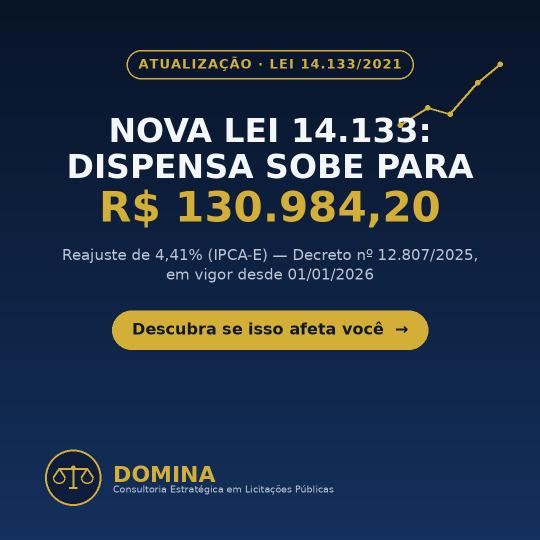
#> input picture images/post-2026-09-17-dispensa-14133.png, 1080 x 1080 px, given in place of logo_domina.png, which was not available (shown at 1/2 size)
$ python gen_post_18h_1013.py
#> lines starting #> are read from the running program, lines starting #| are printed output that depends on the picture; pictures that were not available may be replaced by others from this repository, and a replacement may not be noted
#!/usr/bin/env python3
# -*- coding: utf-8 -*-
"""Post 18h 2026-10-13: licitacao exclusiva para ME/EPP até R$80 mil
(art. 48, I, LC 123/2006, aplicado via art. 4o da Lei 14.133/2021).
Angulo comercial/leve: empresa pequena tem prioridade legal em compras
publicas de menor valor - oportunidade que muita empresa nao conhece.
CTA direto para contratar a Domina.

Paleta: azul marinho solido (oposta ao post das 9h de hoje, que foi
branco gelo). Layout variado: logo no topo ESQUERDO (nos ultimos posts
estava no topo direito), badge no topo DIREITO, titulo em formato de
ESTATISTICA GRANDE centralizada (R$ 80 MIL em destaque), fileira
horizontal de 3 recursos com marcador - nao repete a timeline vertical
de hoje de manha nem o bloco MITO/VERDADE alinhado a esquerda de dois
dias atras.
"""
from PIL import Image, ImageDraw, ImageFont

W = H = 1080

NAVY = (12, 22, 46)
WHITE = (247, 246, 240)
SUBTITLE = (164, 177, 203)
GOLD = (212, 175, 55)
GOLD_DARK_TEXT = (24, 20, 4)
LINE = (54, 68, 100)

FONT_DIR = "/usr/share/fonts/truetype/dejavu/"
def F(size):
    return ImageFont.truetype(FONT_DIR + "DejaVuSans-Bold.ttf", size)
def FR(size):
    return ImageFont.truetype(FONT_DIR + "DejaVuSans.ttf", size)

img = Image.new("RGB", (W, H), NAVY)
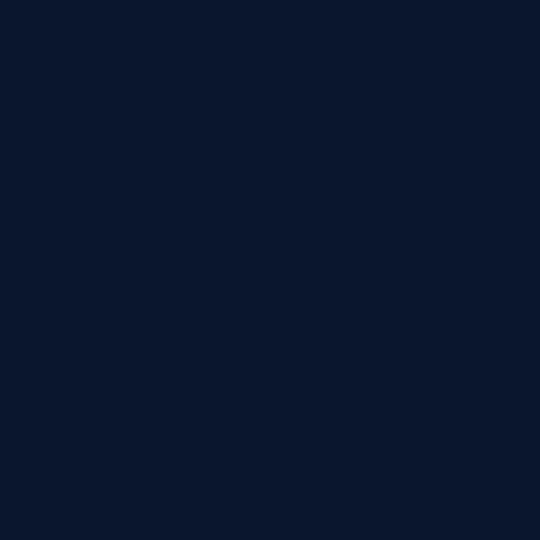
#> img: PIL image 1080x1080 RGB (shown at 1/2 size); mean R, G, B 12, 22, 46
d = ImageDraw.Draw(img)
MARGIN = 72

def text_w(s, font):
    bbox = d.textbbox((0, 0), s, font=font)
    return bbox[2] - bbox[0]

def wrap(text, font, max_w):
    words = text.split(" ")
    lines, cur = [], ""
    for w_ in words:
        trial = (cur + " " + w_).strip()
        if text_w(trial, font) <= max_w:
            cur = trial
        else:
            if cur:
                lines.append(cur)
            cur = w_
    if cur:
        lines.append(cur)
    return lines

def center_text(y, text, font, fill):
    tw = text_w(text, font)
    d.text(((W - tw) / 2, y), text, font=font, fill=fill)

def rounded_pill(xy, radius, fill=None, outline=None, width=2):
    d.rounded_rectangle(xy, radius=radius, fill=fill, outline=outline, width=width)

# --- logo, top-left ---
logo = Image.open("/home/user/domina-posts/logo_domina.png").convert("RGBA")
logo_size = 105
logo = logo.resize((logo_size, logo_size), Image.LANCZOS)
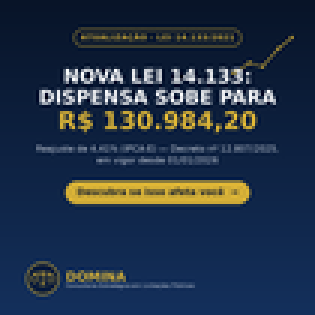
#> logo: PIL image 105x105 RGBA (shown 3 times larger); mean R, G, B, A 34.6, 50, 70.9, 255
img.paste(logo, (MARGIN, 54), logo)

# --- badge pill, top-right ---
badge_font = F(22)
badge_text = "LC 123/2006 · ART. 48"
tw = text_w(badge_text, badge_font)
#> in text_w, `bbox = d.textbbox((0, 0), s, font=font)`: bbox = (0, 5, 268, 23)
#> tw = 268
pad_x, pad_y = 22, 12
bx1, by0 = W - MARGIN, 72
bx0 = bx1 - (tw + pad_x * 2)
#> bx0 = 696
by1 = by0 + 22 + pad_y * 2
rounded_pill((bx0, by0, bx1, by1), radius=(by1 - by0) // 2, outline=GOLD, width=2)
d.text((bx0 + pad_x, by0 + pad_y - 1), badge_text, font=badge_font, fill=GOLD)

# --- eyebrow, centered ---
eyebrow_font = F(26)
eyebrow = "COMPRAS PÚBLICAS ATÉ"
ey = 218
center_text(ey, eyebrow, eyebrow_font, SUBTITLE)
#> in center_text, `tw = text_w(text, font)`: tw = 361

# --- big stat, centered ---
stat_font = F(142)
stat_text = "R$ 80 MIL"
sy = ey + 54
center_text(sy, stat_text, stat_font, GOLD)

# --- stat caption, centered ---
cap_font = F(40)
cap_lines = ["SÃO SÓ PARA", "EMPRESA PEQUENA."]
cy = sy + 162
for line in cap_lines:
    center_text(cy, line, cap_font, WHITE)
    cy += 52
#> this loop made 2 passes
#> tw in center_text on passes 1 to 2: 303, 459

# --- subtitle, centered ---
sub_font = FR(26)
subtitle = "A lei reserva essas disputas para micro e pequenas empresas — sem concorrer com as grandes. Muita empresa nem sabe que já pode entrar nelas."
sub_lines = wrap(subtitle, sub_font, 820)
#> the loop in wrap, `for w_ in words:` made 25 passes
#> (trial, bbox in text_w, cur) on passes 2 to 7: ('A lei', (0, 5, 56, 25), 'A lei'), ('A lei reserva', (0, 5, 162, 25), 'A lei reserva'), ('A lei reserva essas', (0, 5, 243, 25), 'A lei reserva essas'), ('A lei reserva essas disputas', (0, 5, 361, 30), 'A lei reserva essas disputas'), ('A lei reserva essas disputas para', (0, 5, 429, 30), 'A lei reserva essas disputas para'), ('A lei reserva essas disputas para micro', (0, 5, 510, 30), 'A lei reserva essas disputas para micro')
#> (bbox in text_w, cur) on passes 1, 12, 22: ((0, 6, 18, 25), 'A'), ((0, 11, 89, 25), '— sem'), ((0, 4, 80, 30), 'que já')
#> after the loop in wrap, `for w_ in words:`: lines = 2 items
#> sub_lines = 3 items
suby = cy + 28
for line in sub_lines:
    center_text(suby, line, sub_font, SUBTITLE)
    suby += 34
#> this loop made 3 passes
#> (tw in center_text, suby) on passes 1 to 2: (805, 600), (784, 634)
#> (line, tw in center_text, suby) on pass 3: ('que já pode entrar nelas.', 328, 668)
#> after the loop, suby = 668

# --- divider ---
dy = suby + 20
#> dy = 688
d.line([(MARGIN, dy), (W - MARGIN, dy)], fill=LINE, width=2)

# --- 3 features, horizontal row ---
features = [
    "Disputa exclusiva ME/EPP até R$ 80 mil",
    "Cota de até 25% do objeto reservada",
    "Subcontratação de ME/EPP garantida",
]
label_font = F(22)
col_w = (W - 2 * MARGIN) / 3
col_pad = 22
fy = dy + 40
#> fy = 728
for i, feat in enumerate(features):
    cx = MARGIN + col_w * i + col_w / 2
    lines = wrap(feat, label_font, col_w - 2 * col_pad)
    d.text((cx - 10, fy - 8), "•", font=F(30), fill=GOLD)
    yy = fy + 10
    for ln in lines:
        lw = text_w(ln, label_font)
        d.text((cx - lw / 2, yy), ln, font=label_font, fill=WHITE)
        yy += 30
    if i < 2:
        sep_x = MARGIN + col_w * (i + 1)
        d.line([(sep_x, fy - 6), (sep_x, fy + 78)], fill=LINE, width=2)
#> this loop made 3 passes
#> sep_x on passes 1 to 2: 384, 696

# --- CTA pill, centered, bottom ---
cta_font = F(29)
cta_text = "Fale com a Domina no direct  →"
tw3 = text_w(cta_text, cta_font)
#> tw3 = 510
pad_x3, pad_y3 = 38, 21
cy1 = H - 80
cy0 = cy1 - (24 + pad_y3 * 2)
cx0 = (W - (tw3 + pad_x3 * 2)) / 2
#> cx0 = 247
cx1 = cx0 + tw3 + pad_x3 * 2
#> cx1 = 833
rounded_pill((cx0, cy0, cx1, cy1), radius=(cy1 - cy0) // 2, fill=GOLD)
d.text((cx0 + pad_x3, cy0 + pad_y3 - 2), cta_text, font=cta_font, fill=GOLD_DARK_TEXT)

out_path = "/home/user/domina-posts/images/post-2026-10-13-18h-licitacao-exclusiva-me-epp-art48.png"
img.save(out_path)
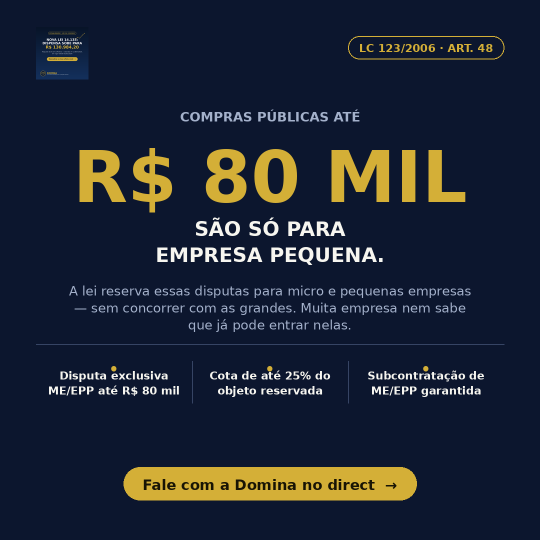
#> saved as post-2026-10-13-18h-licitacao-exclusiva-me-epp-art48.png: PIL image 1080x1080 RGB (shown at 1/2 size); mean R, G, B 30.8, 37.6, 51.7
print("saved", out_path, img.size)
#| saved /home/user/domina-posts/images/post-2026-10-13-18h-licitacao-exclusiva-me-epp-art48.png (1080, 1080)

$ run again, on images/post-2026-09-18-habilitacao-1.png
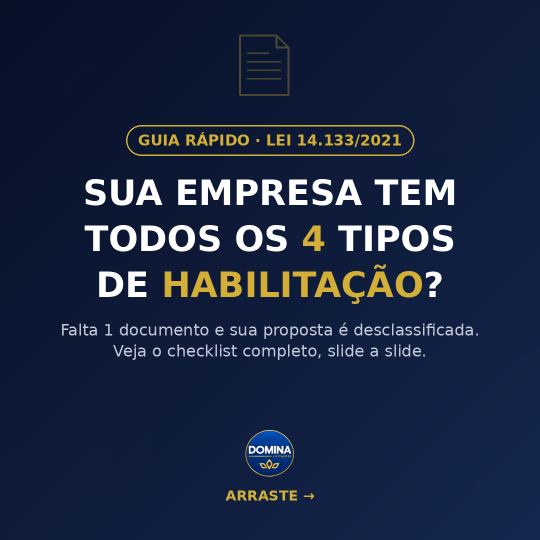
#> input picture images/post-2026-09-18-habilitacao-1.png, 1080 x 1080 px, given in place of logo_domina.png, which was not available (shown at 1/2 size)
#> `logo = logo.resize((logo_size, logo_size), Image.LANCZOS)`:
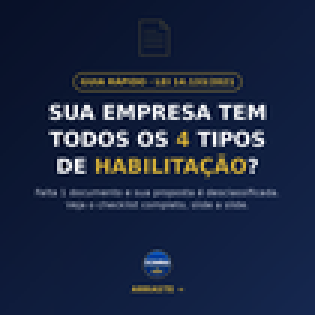
#> logo: PIL image 105x105 RGBA (shown 3 times larger); mean R, G, B, A 28, 39.4, 65.7, 255
#> bbox = (0, 5, 268, 23)
#> `tw = text_w(badge_text, badge_font)`: tw = 268
#> bx0 = 696
#> in center_text, `tw = text_w(text, font)`: tw = 361
#> the loop `for line in cap_lines:` made 2 passes
#> tw in center_text on passes 1 to 2: 303, 459
#> the loop in wrap, `for w_ in words:` made 25 passes
#> (trial, bbox in text_w, cur) on passes 2 to 5: ('A lei', (0, 5, 56, 25), 'A lei'), ('A lei reserva', (0, 5, 162, 25), 'A lei reserva'), ('A lei reserva essas', (0, 5, 243, 25), 'A lei reserva essas'), ('A lei reserva essas disputas', (0, 5, 361, 30), 'A lei reserva essas disputas')
#> after the loop in wrap, `for w_ in words:`: lines = 2 items
#> sub_lines = 3 items
#> the loop `for line in sub_lines:` made 3 passes
#> (tw in center_text, suby) on passes 1 to 2: (805, 600), (784, 634)
#> after the loop `for line in sub_lines:`: suby = 668
#> dy = 688
#> fy = 728
#> the loop `for i, feat in enumerate(features):` made 3 passes
#> sep_x on passes 1 to 2: 384, 696
#> tw3 = 510
#> cx0 = 247
#> cx1 = 833
#> `img.save(out_path)`:
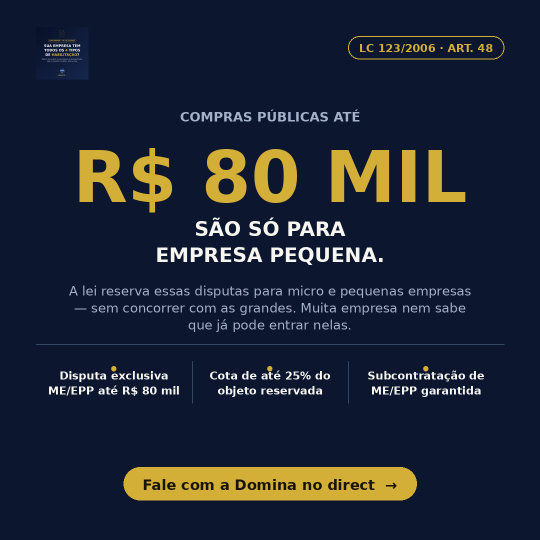
#> saved as post-2026-10-13-18h-licitacao-exclusiva-me-epp-art48.png: PIL image 1080x1080 RGB (shown at 1/2 size); mean R, G, B 30.7, 37.5, 51.6
#| saved /home/user/domina-posts/images/post-2026-10-13-18h-licitacao-exclusiva-me-epp-art48.png (1080, 1080)

$ run again, on images/post-2026-09-18-habilitacao-2.png
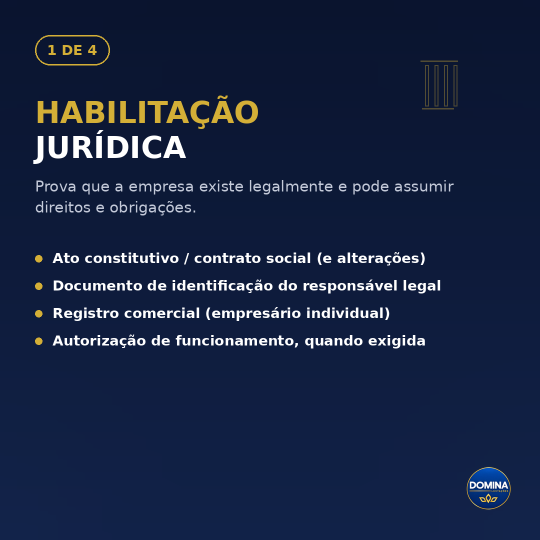
#> input picture images/post-2026-09-18-habilitacao-2.png, 1080 x 1080 px, given in place of logo_domina.png, which was not available (shown at 1/2 size)
#> `logo = logo.resize((logo_size, logo_size), Image.LANCZOS)`:
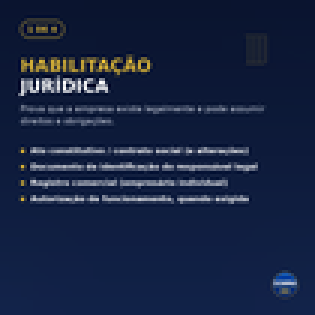
#> logo: PIL image 105x105 RGBA (shown 3 times larger); mean R, G, B, A 23.8, 36.1, 65.7, 255
#> bbox = (0, 5, 268, 23)
#> `tw = text_w(badge_text, badge_font)`: tw = 268
#> bx0 = 696
#> in center_text, `tw = text_w(text, font)`: tw = 361
#> the loop `for line in cap_lines:` made 2 passes
#> tw in center_text on passes 1 to 2: 303, 459
#> the loop in wrap, `for w_ in words:` made 25 passes
#> (trial, bbox in text_w, cur) on passes 2 to 5: ('A lei', (0, 5, 56, 25), 'A lei'), ('A lei reserva', (0, 5, 162, 25), 'A lei reserva'), ('A lei reserva essas', (0, 5, 243, 25), 'A lei reserva essas'), ('A lei reserva essas disputas', (0, 5, 361, 30), 'A lei reserva essas disputas')
#> after the loop in wrap, `for w_ in words:`: lines = 2 items
#> sub_lines = 3 items
#> the loop `for line in sub_lines:` made 3 passes
#> (tw in center_text, suby) on passes 1 to 2: (805, 600), (784, 634)
#> after the loop `for line in sub_lines:`: suby = 668
#> dy = 688
#> fy = 728
#> the loop `for i, feat in enumerate(features):` made 3 passes
#> sep_x on passes 1 to 2: 384, 696
#> tw3 = 510
#> cx0 = 247
#> cx1 = 833
#| saved /home/user/domina-posts/images/post-2026-10-13-18h-licitacao-exclusiva-me-epp-art48.png (1080, 1080)
